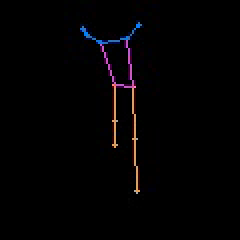
#> input picture frame 0 of test_frames/te_u_idle_4.mp4, 120 x 120 px (shown 2 times larger)
$ python vidcut.py
#> lines starting #> are read from the running program, lines starting #| are printed output that depends on the picture
# #read videos from C:\Users\User\Desktop\Code\FYP\train_frames_no_misc and divide them into 5 frames each
# #save them to C:\Users\User\Desktop\Code\FYP\train_frames_no_misc_5

import cv2
import os

# Set the directory path where your videos are stored
video_dir = "C:\\Users\\User\\Desktop\\Code\\FYP\\test_frames"

# Set the directory path where you want to save the 5-frame video segments
output_dir = "C:\\Users\\User\\Desktop\\Code\\FYP\\test_frames_10"

# Loop over each video file in the directory
for filename in os.listdir(video_dir):

    # Load the video file
    video_path = os.path.join(video_dir, filename)
    video = cv2.VideoCapture(video_path)

    # Get the video length and calculate the number of 5-frame segments
    num_frames = int(video.get(cv2.CAP_PROP_FRAME_COUNT))
    num_segments = num_frames // 10

    # Loop over each 5-frame segment and save it as a new video file
    for i in range(num_segments):

        # Set the start and end frames of the segment
        start_frame = i * 10
        end_frame = start_frame + 9

        # Set the output file name
        output_name = f"{filename}_{i}.mp4"

        # Create a VideoWriter object to save the segment
        fourcc = cv2.VideoWriter_fourcc(*'mp4v')
        output_path = os.path.join(output_dir, output_name)
        writer = cv2.VideoWriter(output_path, fourcc, 30.0, (120, 120))

        # Loop over each frame in the segment and write it to the output file
        for j in range(start_frame, end_frame+1):
            video.set(cv2.CAP_PROP_POS_FRAMES, j)
            ret, frame = video.read()
            if ret:
                writer.write(frame)

        # Release the VideoWriter object
        writer.release()

    # Release the VideoCapture object
    video.release()

# [34 lines of commented-out code are left out]

$ run again, starting later in the video
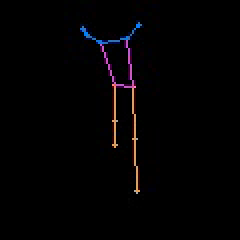
#> input picture frame 0 of test_frames/te_u_idle_4.mp4, 120 x 120 px (shown 2 times larger)

$ run again, starting later in the video
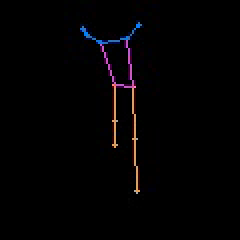
#> input picture frame 0 of test_frames/te_u_idle_4.mp4, 120 x 120 px (shown 2 times larger)
